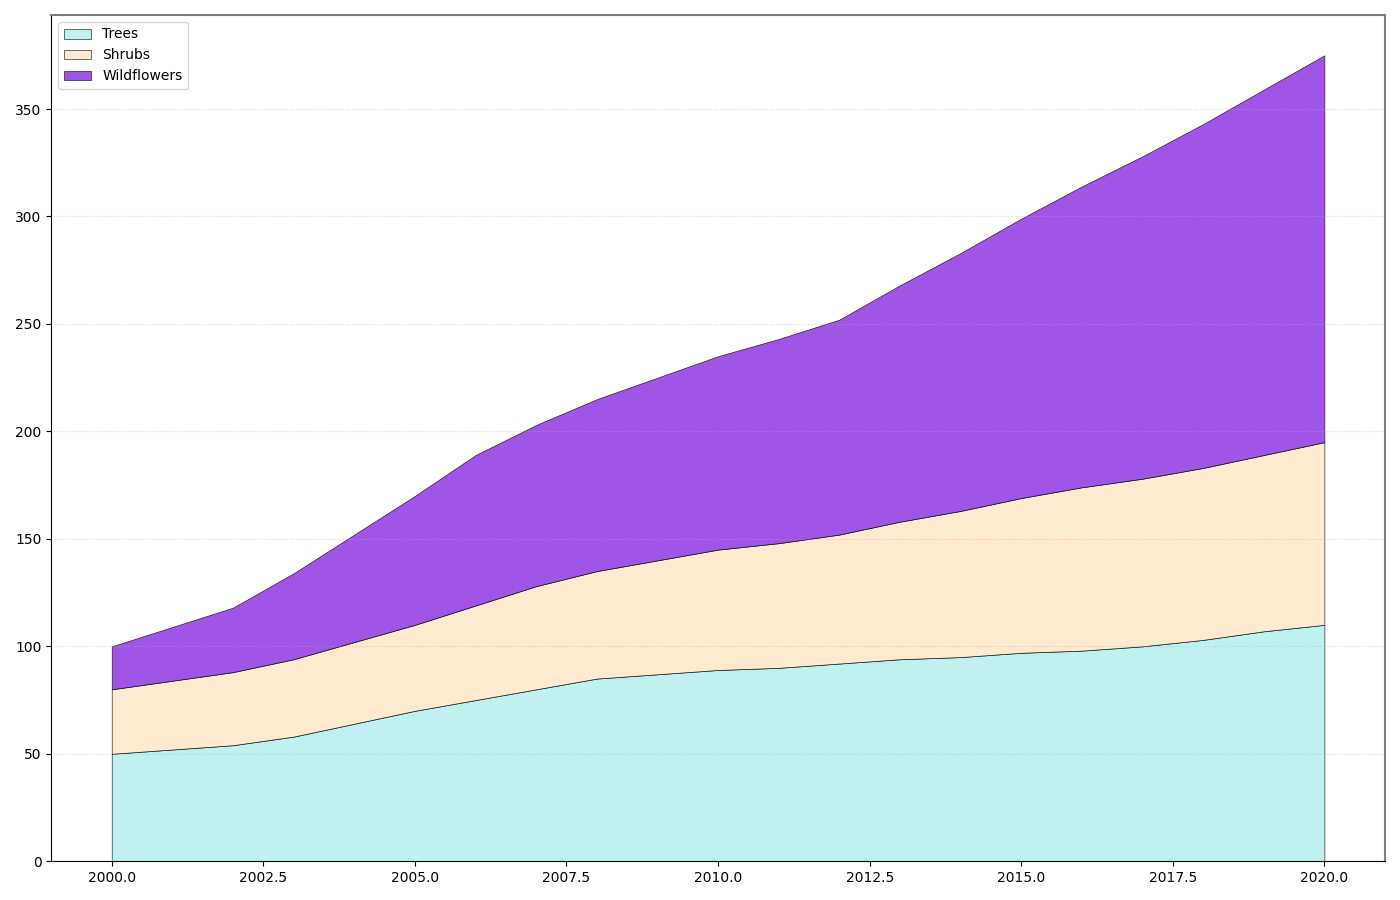

This figure's Python source:
import matplotlib.pyplot as plt
import numpy as np

years = np.arange(2000, 2021)

trees = np.array([50, 52, 54, 58, 64, 70, 75, 80, 85, 87, 89, 90, 92, 94, 95, 97, 98, 100, 103, 107, 110])
shrubs = np.array([30, 32, 34, 36, 38, 40, 44, 48, 50, 53, 56, 58, 60, 64, 68, 72, 76, 78, 80, 82, 85])
wildflowers = np.array([20, 25, 30, 40, 50, 60, 70, 75, 80, 85, 90, 95, 100, 110, 120, 130, 140, 150, 160, 170, 180])

flora_data = np.vstack([trees, shrubs, wildflowers])

fig, ax = plt.subplots(figsize=(14, 9))

# Changed colors and line styles
ax.stackplot(years, flora_data, colors=['#AFEEEE', '#FFE4C4', '#8A2BE2'], alpha=0.8, edgecolor='black', linewidth=0.5)

# Added legend
ax.legend(['Trees', 'Shrubs', 'Wildflowers'], loc='upper left', fontsize=10, frameon=True)

# Changed grid style
ax.grid(axis='y', alpha=0.5, linestyle=':')

# Added borders
ax.spines['top'].set_linewidth(1.5)
ax.spines['right'].set_linewidth(1.5)
ax.spines['top'].set_color('grey')
ax.spines['right'].set_color('grey')

plt.tight_layout()
plt.show()
